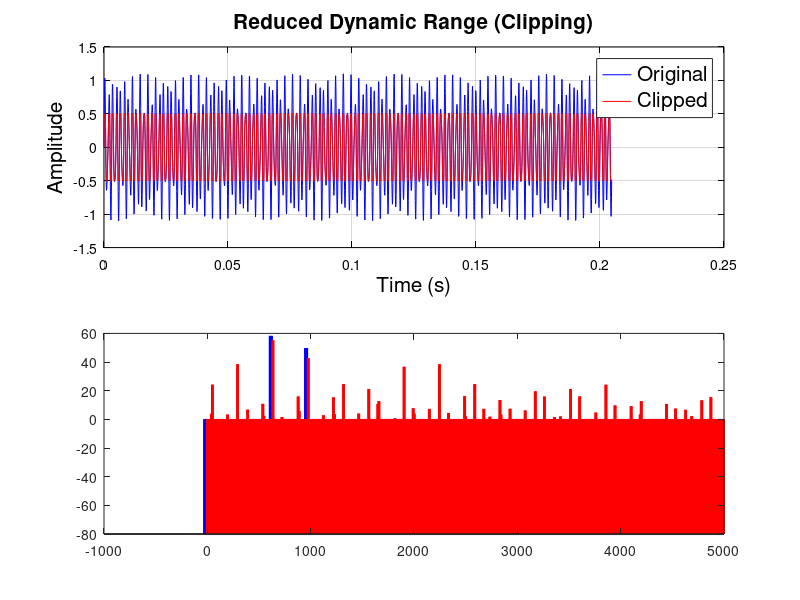

Here is the MATLAB script that generated this plot: (Note: this script raises an error after producing the figure.)
%% Distortion Consequences Visualization (Full Upgraded Version)
clear; close all; clc;

fs = 10000;              % Sampling rate
t = 0:1/fs:0.01;         % Short time window (10 ms)
Nfft   = 2048;               % Zero-padding (8×) for smoother FFT
offset = Nfft/100;

f0 = (130/Nfft)*fs;
f1 = (200/Nfft)*fs;
f2 = (400/Nfft)*fs;

%% Common FFT settings
t = (0:Nfft-1)/fs;         % Short time window (10 ms)
win    = hann(Nfft)';            % Hann window
Wnorm  = sum(win) / Nfft;        % Normalize amplitude for window loss
f      = (0:Nfft-1)*(fs/Nfft);
dbFloor = 0;                % Baseline level for all spectra
to_dB = @(x) 20*log10(abs(x) + eps);

% Universal FFT helper (window + padding + dB + baseline)
% fft_db = @(x) max( to_dB( fft(x .* win, Nfft) / Wnorm ), dbFloor );
fft_db = @(x) max( to_dB( fft(x , Nfft) ), dbFloor );


%% ========================================================================
% 1. REDUCED DYNAMIC RANGE (Clipping)
% ========================================================================
x = 0.8*sin(2*pi*f0*t) + 0.3*sin(2*pi*f1*t);  % Original signal
clipLevel = 0.5;
x_clip = max(min(x,clipLevel), -clipLevel);     % Hard clipping

% FFTs
X  = fft_db(x);
Xc = fft_db(x_clip);

figure;
subplot(2,1,1)
plot(t,x,'b'); hold on;
plot(t,x_clip,'r');
title('Reduced Dynamic Range (Clipping)','FontSize',15,'Color','black');
xlabel('Time (s)','FontSize',15); ylabel('Amplitude','FontSize',15);
legend('Original','Clipped','FontSize',15);
set(gcf, 'Color', 'white')
set(gca, 'Color', 'white')
set(gca, 'XColor', 'black','YColor','black')
set(gca, 'GridColor', 'black')
grid on;

subplot(2,1,2)
bar(f(1:Nfft/2)-offset, X(1:Nfft/2), 0.05, 'FaceColor','b','EdgeColor','b', 'LineWidth', 2.8,'BaseValue',-80); hold on;
bar(f(1:Nfft/2), Xc(1:Nfft/2),0.05,'FaceColor','r','EdgeColor','r', 'LineWidth', 2,'FaceAlpha',0.7,'BaseValue',-80);
title('Frequency Domain – Clipping Creates Spectral Spreading','FontSize',15,'Color','black');
xlabel('Frequency (Hz)','FontSize',15); ylabel('Magnitude (dB)','FontSize',15);
xlim([0 fs/2]); ylim([dbFloor max([X(1:Nfft/2) Xc(1:Nfft/2)])+5]);
legend('Original','Clipped','FontSize',15);
set(gcf, 'Color', 'white')
set(gca, 'Color', 'white')
set(gca, 'XColor', 'black','YColor','black')
set(gca, 'GridColor', 'black')
grid on;


%% ========================================================================
% 2. HARMONIC DISTORTION
% ========================================================================
x = sin(2*pi*f0*t);               % Fundamental tone
nonlinear = @(u) u + 0.3*u.^3;    % Cubic nonlinearity
x_harm = nonlinear(x);            % Distorted signal

% FFTs
X  = fft_db(x);
Xh = fft_db(x_harm);

figure;
subplot(2,1,1)
plot(t,x,'b'); hold on;
plot(t,x_harm,'r');
title('Harmonic Distortion','FontSize',15,'Color','black');
xlabel('Time (s)','FontSize',15); ylabel('Amplitude','FontSize',15);
legend('Original','Distorted','FontSize',15);
set(gcf, 'Color', 'white')
set(gca, 'Color', 'white')
set(gca, 'XColor', 'black','YColor','black')
set(gca, 'GridColor', 'black')
grid on;

subplot(2,1,2)
bar(f(1:Nfft/2)-offset, X(1:Nfft/2),0.05,'FaceColor','b','EdgeColor','b', 'LineWidth', 2.8,'BaseValue',-80); hold on;
bar(f(1:Nfft/2), Xh(1:Nfft/2),0.05,'FaceColor','r','EdgeColor','r', 'LineWidth', 2,'FaceAlpha',0.7,'BaseValue',-80);
title('Frequency Domain – Harmonics at 2f, 3f, …','FontSize',15,'Color','black');
xlabel('Frequency (Hz)','FontSize',15); ylabel('Magnitude (dB)','FontSize',15);
% xlim([0 5000]); 
ylim([dbFloor max([40 X Xh])]+5);
legend('Original','Distorted','FontSize',15);
set(gcf, 'Color', 'white')
set(gca, 'Color', 'white')
set(gca, 'XColor', 'black','YColor','black')
set(gca, 'GridColor', 'black')
grid on;


%% ========================================================================
% 3. INTERMODULATION DISTORTION (Two-tone test)
% ========================================================================

x = 0.8*sin(2*pi*f0*t) + 0.8*sin(2*pi*f1*t);   % Two sinewaves
x_IMD = nonlinear(x);                          % Apply nonlinearity

% FFTs
X  = fft_db(x);
Xi = fft_db(x_IMD);

figure;
subplot(2,1,1)
plot(t, x,'b'); hold on;
plot(t, x_IMD,'r');
title('Intermodulation Distortion','FontSize',15,'Color','black');
xlabel('Time (s)','FontSize',15); ylabel('Amplitude','FontSize',15);
legend('Original','Distorted','FontSize',15);
set(gcf, 'Color', 'white')
set(gca, 'Color', 'white')
set(gca, 'XColor', 'black','YColor','black')
set(gca, 'GridColor', 'black')
grid on;

subplot(2,1,2)
bar(f(1:Nfft/2)-offset, X(1:Nfft/2),0.05,'FaceColor','b','EdgeColor','b', 'LineWidth', 2.8,'BaseValue',-80); hold on;
bar(f(1:Nfft/2), Xi(1:Nfft/2),0.05,'FaceColor','r','EdgeColor','r', 'LineWidth', 2,'FaceAlpha',0.7,'BaseValue',-80);
title('Frequency Domain – IMD at |m f1 ± n f2|','FontSize',15,'Color','black');
xlabel('Frequency (Hz)','FontSize',15); ylabel('Magnitude (dB)','FontSize',15);
xlim([0 fs/2]); ylim([dbFloor max([X(1:Nfft/2) Xc(1:Nfft/2)])+5]);
legend('Original','Distorted','FontSize',15);
set(gcf, 'Color', 'white')
set(gca, 'Color', 'white')
set(gca, 'XColor', 'black','YColor','black')
set(gca, 'GridColor', 'black')
grid on;
